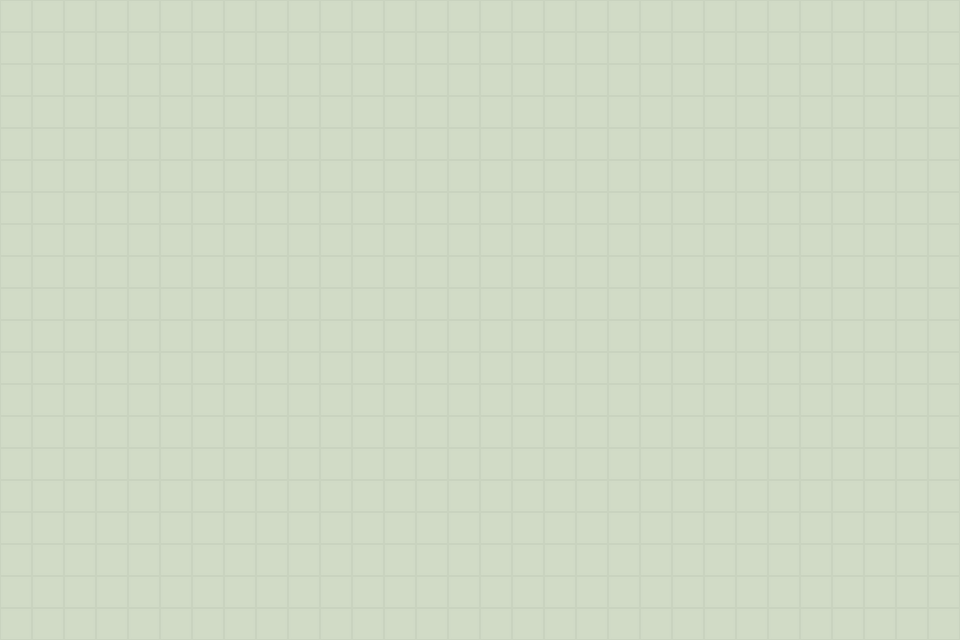

The image is a tile-based game level rendered from a .tmx file. Its description and source (layers, tilesets, objects; grid data summarised) follow:
An orthogonal 30x20 tile map with 32x32 px tiles, 1 tile layer (bg).

<map version="1.0" orientation="orthogonal" renderorder="right-down" width="30" height="20" tilewidth="32" tileheight="32" nextobjectid="1">
 <tileset firstgid="1" name="map32" tilewidth="32" tileheight="32" tilecount="1" columns="1">
  <image source="map32.png" width="32" height="32" />
 </tileset>
 <layer name="bg" width="30" height="20">
  <data>[600 cells, 600 non-empty, 1 distinct tile ids]</data>
 </layer>
</map>
